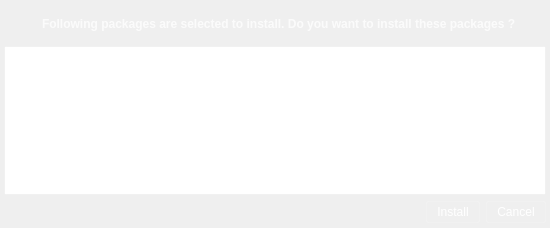
<?xml version="1.0" encoding="UTF-8"?>
<ui version="4.0">
 <class>PmWindow</class>
 <widget class="QWidget" name="PmWindow">
  <property name="geometry">
   <rect>
    <x>0</x>
    <y>0</y>
    <width>550</width>
    <height>228</height>
   </rect>
  </property>
  <property name="minimumSize">
   <size>
    <width>550</width>
    <height>170</height>
   </size>
  </property>
  <property name="windowTitle">
   <string>Package Manager Quick Install</string>
  </property>
  <property name="styleSheet">
   <string notr="true">#PmWindow{
background-image: url(:/data/bg.png);
}

/*QListView*/

    #packageList {
	    color: rgba(255, 255, 255, 195);
        border-radius: 2px;
	    border:1px solid  rgba(255, 255, 255, 30);
        background-color: qlineargradient(spread:repeat, x1:0, y1:0, x2:0, y2:1,
            stop:0 rgba(27, 27, 27, 10),
            stop:0.510753 rgba(9, 9, 9, 10),
            stop:1 rgba(0, 0, 0, 10));
        show-decoration-selected: 1; /* make the selection span the entire width of the view */
    }

    #packageList::item{
        border-radius: 2px;
        border:0px;
        padding: 5px;
        color: rgba(255, 255, 255, 195);
        background-color:qlineargradient(spread:pad, x1:0, y1:0, x2:1, y2:0,
            stop:0 rgba(255, 255, 255, 5));
    }
    #packageList::item:alternate {
        background-color:qlineargradient(spread:pad, x1:0, y1:0, x2:1, y2:0,
            stop:0 rgba(0, 0, 0, 5));
    }
    #packageList::item:selected {
        border-top:1px solid  rgba(255, 255, 255, 30);
        border-bottom:1px solid  rgba(255, 255, 255, 30);

    }

    #packageList::item:selected:!active {
        background-color:qlineargradient(spread:pad, x1:0, y1:0, x2:1, y2:0,
            stop:0 rgba(255, 255, 255, 20));
    }

    #packageList::item:hover {
        color:white;
    }   

/* #QPushButton */

    QPushButton{
        padding: 3px 10px 3px 10px;
        color: white;
        border:0px;
        border-radius:2px;
        border:1px solid  rgba(255, 255, 255, 30);
        background-color: qlineargradient(spread:repeat, x1:0, y1:0, x2:0, y2:1,
            stop:0 rgba(27, 27, 27, 0), 
            stop:0.510753 rgba(9, 9, 9, 10), stop:1 rgba(0, 0, 0, 0));
    }

    QPushButton:flat{
        padding: 3px 10px 3px 10px;
        color: white;
        border:0px;
        border-radius:2px;
        border:1px solid  rgba(255, 255, 255, 30);
        background-color: qlineargradient(spread:repeat, x1:0, y1:0, x2:0, y2:1,
            stop:0 rgba(27, 27, 27, 0), 
            stop:0.510753 rgba(9, 9, 9, 10), stop:1 rgba(0, 0, 0, 0));
    }
    
    QPushButton:hover{
        border:1px solid  rgba(255, 255, 255, 40);
        border-radius:2px;
        background-color:qlineargradient(spread:pad, x1:1, y1:1, x2:1, y2:0,
            stop:0.491803 rgba(172, 172, 172, 10),
            stop:1 rgba(255, 255, 255, 10));
    }

    QPushButton:pressed{
        border:1px solid  rgba(255, 255, 255, 15);
        border-radius:2px;
        padding: 3px 10px 3px 10px;
        background-color:qlineargradient(spread:pad, x1:0, y1:0, x2:1, y2:0,
            stop:0 rgba(52, 52, 52, 50));
    }</string>
  </property>
  <layout class="QGridLayout" name="gridLayout">
   <property name="leftMargin">
    <number>4</number>
   </property>
   <property name="topMargin">
    <number>8</number>
   </property>
   <property name="rightMargin">
    <number>4</number>
   </property>
   <property name="bottomMargin">
    <number>1</number>
   </property>
   <item row="0" column="0" rowspan="2">
    <widget class="QLabel" name="label_2">
     <property name="sizePolicy">
      <sizepolicy hsizetype="Fixed" vsizetype="Fixed">
       <horstretch>0</horstretch>
       <verstretch>0</verstretch>
      </sizepolicy>
     </property>
     <property name="minimumSize">
      <size>
       <width>32</width>
       <height>32</height>
      </size>
     </property>
     <property name="maximumSize">
      <size>
       <width>32</width>
       <height>32</height>
      </size>
     </property>
     <property name="text">
      <string/>
     </property>
     <property name="pixmap">
      <pixmap resource="../data/data.qrc">:/data/package-manager.png</pixmap>
     </property>
     <property name="scaledContents">
      <bool>true</bool>
     </property>
    </widget>
   </item>
   <item row="0" column="1" rowspan="2">
    <widget class="QLabel" name="label">
     <property name="font">
      <font>
       <weight>75</weight>
       <bold>true</bold>
      </font>
     </property>
     <property name="styleSheet">
      <string notr="true">color: rgba(255, 255, 255, 195);</string>
     </property>
     <property name="text">
      <string>Following packages are selected to install. Do you want to install these packages ?</string>
     </property>
     <property name="wordWrap">
      <bool>true</bool>
     </property>
    </widget>
   </item>
   <item row="2" column="0" colspan="2">
    <widget class="PackageView" name="packageList">
     <property name="whatsThis">
      <string>Package List</string>
     </property>
     <property name="frameShape">
      <enum>QFrame::NoFrame</enum>
     </property>
     <property name="horizontalScrollBarPolicy">
      <enum>Qt::ScrollBarAlwaysOff</enum>
     </property>
     <property name="editTriggers">
      <set>QAbstractItemView::NoEditTriggers</set>
     </property>
     <property name="showDropIndicator" stdset="0">
      <bool>false</bool>
     </property>
     <property name="dragDropOverwriteMode">
      <bool>false</bool>
     </property>
     <property name="alternatingRowColors">
      <bool>true</bool>
     </property>
     <property name="selectionMode">
      <enum>QAbstractItemView::NoSelection</enum>
     </property>
     <property name="selectionBehavior">
      <enum>QAbstractItemView::SelectRows</enum>
     </property>
     <property name="showGrid">
      <bool>false</bool>
     </property>
     <property name="wordWrap">
      <bool>true</bool>
     </property>
     <property name="cornerButtonEnabled">
      <bool>false</bool>
     </property>
     <attribute name="horizontalHeaderVisible">
      <bool>false</bool>
     </attribute>
     <attribute name="horizontalHeaderStretchLastSection">
      <bool>true</bool>
     </attribute>
     <attribute name="verticalHeaderVisible">
      <bool>false</bool>
     </attribute>
     <attribute name="verticalHeaderDefaultSectionSize">
      <number>52</number>
     </attribute>
     <attribute name="verticalHeaderMinimumSectionSize">
      <number>52</number>
     </attribute>
    </widget>
   </item>
   <item row="3" column="0" colspan="2">
    <layout class="QHBoxLayout" name="horizontalLayout">
     <property name="bottomMargin">
      <number>4</number>
     </property>
     <item>
      <widget class="QLabel" name="label_size">
       <property name="text">
        <string/>
       </property>
      </widget>
     </item>
     <item>
      <spacer name="horizontalSpacer">
       <property name="orientation">
        <enum>Qt::Horizontal</enum>
       </property>
       <property name="sizeHint" stdset="0">
        <size>
         <width>152</width>
         <height>21</height>
        </size>
       </property>
      </spacer>
     </item>
     <item>
      <widget class="QPushButton" name="button_install">
       <property name="text">
        <string>Install</string>
       </property>
       <property name="flat">
        <bool>false</bool>
       </property>
      </widget>
     </item>
     <item>
      <widget class="QPushButton" name="button_cancel">
       <property name="text">
        <string>Cancel</string>
       </property>
       <property name="shortcut">
        <string notr="true">Esc</string>
       </property>
      </widget>
     </item>
    </layout>
   </item>
  </layout>
 </widget>
 <customwidgets>
  <customwidget>
   <class>PackageView</class>
   <extends>QTableView</extends>
   <header location="global">packageview.h</header>
  </customwidget>
 </customwidgets>
 <resources>
  <include location="../data/data.qrc"/>
 </resources>
 <connections/>
</ui>
